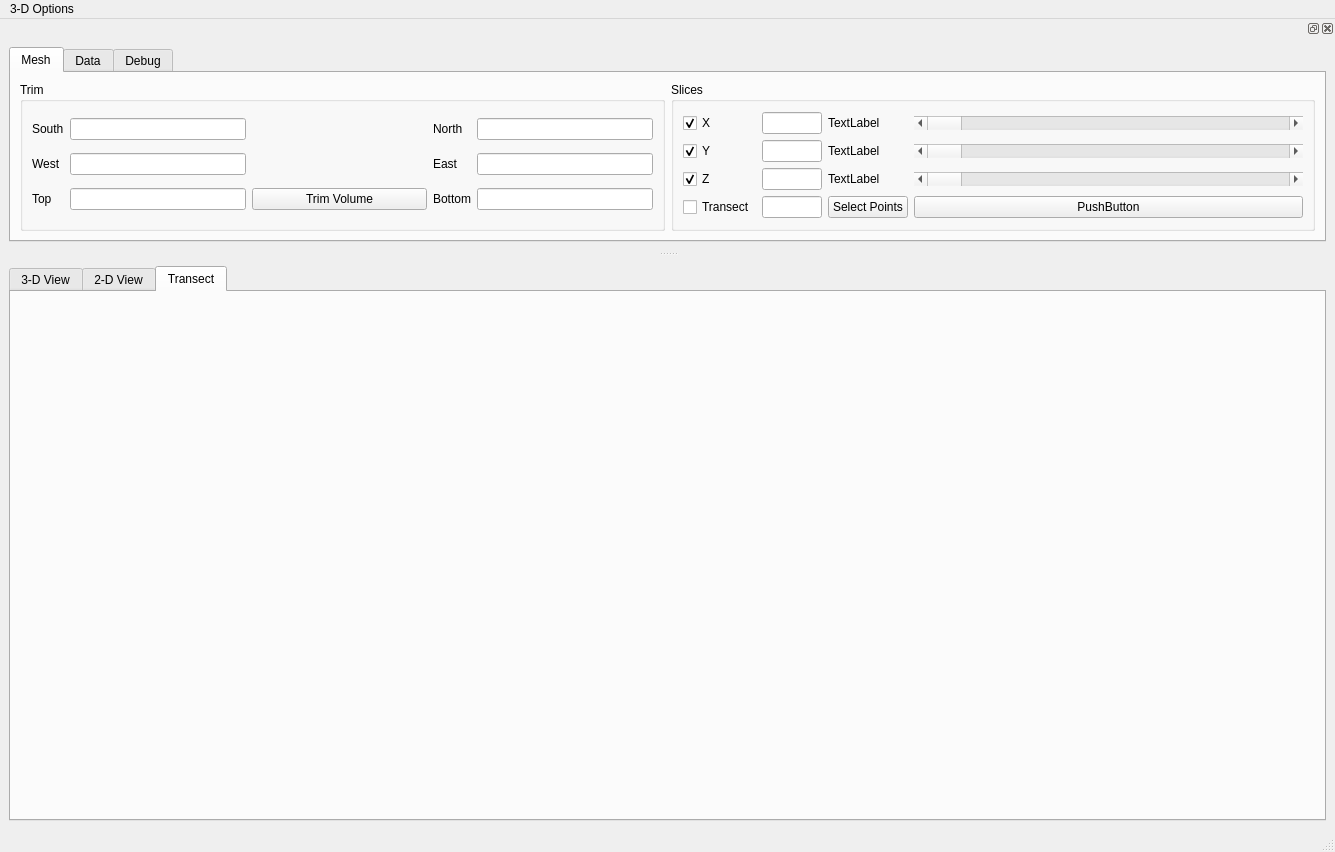
<?xml version="1.0" encoding="UTF-8"?>
<ui version="4.0">
 <class>MainWindow</class>
 <widget class="QMainWindow" name="MainWindow">
  <property name="geometry">
   <rect>
    <x>0</x>
    <y>0</y>
    <width>1335</width>
    <height>852</height>
   </rect>
  </property>
  <property name="windowTitle">
   <string>MainWindow</string>
  </property>
  <widget class="QWidget" name="centralwidget">
   <layout class="QGridLayout" name="gridLayout_3">
    <item row="0" column="0">
     <widget class="QTabWidget" name="tabWidget_2">
      <property name="sizePolicy">
       <sizepolicy hsizetype="Ignored" vsizetype="Ignored">
        <horstretch>0</horstretch>
        <verstretch>0</verstretch>
       </sizepolicy>
      </property>
      <property name="currentIndex">
       <number>2</number>
      </property>
      <widget class="QWidget" name="tab">
       <property name="sizePolicy">
        <sizepolicy hsizetype="Expanding" vsizetype="Expanding">
         <horstretch>0</horstretch>
         <verstretch>0</verstretch>
        </sizepolicy>
       </property>
       <attribute name="title">
        <string>3-D View</string>
       </attribute>
       <layout class="QGridLayout" name="gridLayout_4">
        <item row="0" column="0">
         <widget class="QFrame" name="frame3D">
          <property name="frameShape">
           <enum>QFrame::StyledPanel</enum>
          </property>
          <property name="frameShadow">
           <enum>QFrame::Raised</enum>
          </property>
         </widget>
        </item>
       </layout>
      </widget>
      <widget class="QWidget" name="tab_3">
       <property name="sizePolicy">
        <sizepolicy hsizetype="Ignored" vsizetype="Ignored">
         <horstretch>0</horstretch>
         <verstretch>0</verstretch>
        </sizepolicy>
       </property>
       <attribute name="title">
        <string>2-D View</string>
       </attribute>
       <layout class="QGridLayout" name="gridLayout_5">
        <item row="0" column="0">
         <layout class="QGridLayout" name="widget2D">
          <property name="sizeConstraint">
           <enum>QLayout::SetNoConstraint</enum>
          </property>
          <property name="spacing">
           <number>0</number>
          </property>
         </layout>
        </item>
       </layout>
      </widget>
      <widget class="QWidget" name="tab_5">
       <attribute name="title">
        <string>Transect</string>
       </attribute>
       <layout class="QGridLayout" name="gridLayout_13">
        <item row="0" column="0">
         <layout class="QGridLayout" name="widgetTransect">
          <property name="sizeConstraint">
           <enum>QLayout::SetNoConstraint</enum>
          </property>
          <property name="spacing">
           <number>0</number>
          </property>
         </layout>
        </item>
       </layout>
      </widget>
     </widget>
    </item>
   </layout>
  </widget>
  <widget class="QStatusBar" name="statusbar"/>
  <widget class="QDockWidget" name="dockWidget_2">
   <property name="layoutDirection">
    <enum>Qt::LeftToRight</enum>
   </property>
   <attribute name="dockWidgetArea">
    <number>4</number>
   </attribute>
   <widget class="QWidget" name="dockWidgetContents_2">
    <layout class="QGridLayout" name="gridLayout_6">
     <item row="0" column="0">
      <widget class="QTabWidget" name="tabWidget">
       <property name="currentIndex">
        <number>0</number>
       </property>
       <widget class="QWidget" name="Mesh">
        <attribute name="title">
         <string>Mesh</string>
        </attribute>
        <layout class="QGridLayout" name="gridLayout">
         <item row="1" column="0">
          <widget class="QGroupBox" name="groupBox">
           <property name="title">
            <string>Trim</string>
           </property>
           <layout class="QGridLayout" name="gridLayout_2">
            <item row="0" column="1">
             <widget class="QLineEdit" name="x0ClipEdit"/>
            </item>
            <item row="0" column="4">
             <widget class="QLineEdit" name="x1ClipEdit"/>
            </item>
            <item row="0" column="0">
             <widget class="QLabel" name="label">
              <property name="text">
               <string>South</string>
              </property>
             </widget>
            </item>
            <item row="0" column="3">
             <widget class="QLabel" name="label_3">
              <property name="text">
               <string>North</string>
              </property>
             </widget>
            </item>
            <item row="1" column="0">
             <widget class="QLabel" name="label_2">
              <property name="text">
               <string>West</string>
              </property>
             </widget>
            </item>
            <item row="0" column="2">
             <spacer name="horizontalSpacer">
              <property name="orientation">
               <enum>Qt::Horizontal</enum>
              </property>
              <property name="sizeHint" stdset="0">
               <size>
                <width>40</width>
                <height>20</height>
               </size>
              </property>
             </spacer>
            </item>
            <item row="1" column="1">
             <widget class="QLineEdit" name="y0ClipEdit"/>
            </item>
            <item row="1" column="3">
             <widget class="QLabel" name="label_4">
              <property name="text">
               <string>East</string>
              </property>
             </widget>
            </item>
            <item row="1" column="2">
             <spacer name="horizontalSpacer_2">
              <property name="orientation">
               <enum>Qt::Horizontal</enum>
              </property>
              <property name="sizeHint" stdset="0">
               <size>
                <width>40</width>
                <height>20</height>
               </size>
              </property>
             </spacer>
            </item>
            <item row="2" column="1">
             <widget class="QLineEdit" name="z0ClipEdit"/>
            </item>
            <item row="2" column="2">
             <widget class="QPushButton" name="clipVolume">
              <property name="text">
               <string>Trim Volume</string>
              </property>
             </widget>
            </item>
            <item row="2" column="3">
             <widget class="QLabel" name="label_6">
              <property name="text">
               <string>Bottom</string>
              </property>
             </widget>
            </item>
            <item row="2" column="4">
             <widget class="QLineEdit" name="z1ClipEdit"/>
            </item>
            <item row="1" column="4">
             <widget class="QLineEdit" name="y1ClipEdit"/>
            </item>
            <item row="2" column="0">
             <widget class="QLabel" name="label_5">
              <property name="text">
               <string>Top</string>
              </property>
             </widget>
            </item>
           </layout>
          </widget>
         </item>
         <item row="1" column="1">
          <widget class="QGroupBox" name="groupBox_3">
           <property name="title">
            <string>Slices</string>
           </property>
           <layout class="QGridLayout" name="gridLayout_10">
            <item row="0" column="0">
             <layout class="QGridLayout" name="gridLayout_8">
              <item row="3" column="1">
               <widget class="QLineEdit" name="nInterp">
                <property name="sizePolicy">
                 <sizepolicy hsizetype="Fixed" vsizetype="Fixed">
                  <horstretch>0</horstretch>
                  <verstretch>0</verstretch>
                 </sizepolicy>
                </property>
                <property name="maximumSize">
                 <size>
                  <width>60</width>
                  <height>16777215</height>
                 </size>
                </property>
               </widget>
              </item>
              <item row="0" column="2">
               <widget class="QLabel" name="xSliceLabel">
                <property name="sizePolicy">
                 <sizepolicy hsizetype="Maximum" vsizetype="Preferred">
                  <horstretch>0</horstretch>
                  <verstretch>0</verstretch>
                 </sizepolicy>
                </property>
                <property name="text">
                 <string>TextLabel</string>
                </property>
               </widget>
              </item>
              <item row="2" column="2">
               <widget class="QLabel" name="zSliceLabel">
                <property name="text">
                 <string>TextLabel</string>
                </property>
               </widget>
              </item>
              <item row="3" column="0">
               <widget class="QCheckBox" name="interpCheckbox">
                <property name="text">
                 <string>Transect</string>
                </property>
               </widget>
              </item>
              <item row="0" column="0">
               <widget class="QCheckBox" name="xSliceCheckbox">
                <property name="sizePolicy">
                 <sizepolicy hsizetype="Fixed" vsizetype="Fixed">
                  <horstretch>0</horstretch>
                  <verstretch>0</verstretch>
                 </sizepolicy>
                </property>
                <property name="text">
                 <string>X</string>
                </property>
                <property name="checked">
                 <bool>true</bool>
                </property>
               </widget>
              </item>
              <item row="2" column="4">
               <widget class="QScrollBar" name="zSliceSlider">
                <property name="sizePolicy">
                 <sizepolicy hsizetype="Expanding" vsizetype="Fixed">
                  <horstretch>0</horstretch>
                  <verstretch>0</verstretch>
                 </sizepolicy>
                </property>
                <property name="orientation">
                 <enum>Qt::Horizontal</enum>
                </property>
               </widget>
              </item>
              <item row="1" column="1">
               <widget class="QLineEdit" name="ySliceEdit">
                <property name="sizePolicy">
                 <sizepolicy hsizetype="Fixed" vsizetype="Fixed">
                  <horstretch>0</horstretch>
                  <verstretch>0</verstretch>
                 </sizepolicy>
                </property>
                <property name="minimumSize">
                 <size>
                  <width>50</width>
                  <height>0</height>
                 </size>
                </property>
                <property name="maximumSize">
                 <size>
                  <width>60</width>
                  <height>16777215</height>
                 </size>
                </property>
               </widget>
              </item>
              <item row="1" column="2">
               <widget class="QLabel" name="ySliceLabel">
                <property name="text">
                 <string>TextLabel</string>
                </property>
               </widget>
              </item>
              <item row="0" column="1">
               <widget class="QLineEdit" name="xSliceEdit">
                <property name="sizePolicy">
                 <sizepolicy hsizetype="Minimum" vsizetype="Fixed">
                  <horstretch>0</horstretch>
                  <verstretch>0</verstretch>
                 </sizepolicy>
                </property>
                <property name="minimumSize">
                 <size>
                  <width>50</width>
                  <height>0</height>
                 </size>
                </property>
                <property name="maximumSize">
                 <size>
                  <width>60</width>
                  <height>16777215</height>
                 </size>
                </property>
               </widget>
              </item>
              <item row="0" column="4">
               <widget class="QScrollBar" name="xSliceSlider">
                <property name="sizePolicy">
                 <sizepolicy hsizetype="Expanding" vsizetype="Fixed">
                  <horstretch>0</horstretch>
                  <verstretch>0</verstretch>
                 </sizepolicy>
                </property>
                <property name="orientation">
                 <enum>Qt::Horizontal</enum>
                </property>
               </widget>
              </item>
              <item row="1" column="4">
               <widget class="QScrollBar" name="ySliceSlider">
                <property name="sizePolicy">
                 <sizepolicy hsizetype="Expanding" vsizetype="Fixed">
                  <horstretch>0</horstretch>
                  <verstretch>0</verstretch>
                 </sizepolicy>
                </property>
                <property name="orientation">
                 <enum>Qt::Horizontal</enum>
                </property>
               </widget>
              </item>
              <item row="2" column="0">
               <widget class="QCheckBox" name="zSliceCheckbox">
                <property name="sizePolicy">
                 <sizepolicy hsizetype="Fixed" vsizetype="Fixed">
                  <horstretch>0</horstretch>
                  <verstretch>0</verstretch>
                 </sizepolicy>
                </property>
                <property name="text">
                 <string>Z</string>
                </property>
                <property name="checked">
                 <bool>true</bool>
                </property>
               </widget>
              </item>
              <item row="1" column="0">
               <widget class="QCheckBox" name="ySliceCheckbox">
                <property name="sizePolicy">
                 <sizepolicy hsizetype="Fixed" vsizetype="Fixed">
                  <horstretch>0</horstretch>
                  <verstretch>0</verstretch>
                 </sizepolicy>
                </property>
                <property name="text">
                 <string>Y</string>
                </property>
                <property name="checked">
                 <bool>true</bool>
                </property>
               </widget>
              </item>
              <item row="2" column="1">
               <widget class="QLineEdit" name="zSliceEdit">
                <property name="sizePolicy">
                 <sizepolicy hsizetype="Fixed" vsizetype="Fixed">
                  <horstretch>0</horstretch>
                  <verstretch>0</verstretch>
                 </sizepolicy>
                </property>
                <property name="minimumSize">
                 <size>
                  <width>50</width>
                  <height>0</height>
                 </size>
                </property>
                <property name="maximumSize">
                 <size>
                  <width>60</width>
                  <height>16777215</height>
                 </size>
                </property>
               </widget>
              </item>
              <item row="3" column="2">
               <widget class="QPushButton" name="selectPoints">
                <property name="text">
                 <string>Select Points</string>
                </property>
               </widget>
              </item>
              <item row="3" column="4">
               <widget class="QPushButton" name="clearTransect">
                <property name="text">
                 <string>PushButton</string>
                </property>
               </widget>
              </item>
             </layout>
            </item>
           </layout>
          </widget>
         </item>
        </layout>
       </widget>
       <widget class="QWidget" name="tab_2">
        <attribute name="title">
         <string>Data</string>
        </attribute>
        <layout class="QGridLayout" name="gridLayout_7">
         <item row="0" column="0">
          <widget class="QGroupBox" name="groupBox_2">
           <property name="title">
            <string>GroupBox</string>
           </property>
           <layout class="QGridLayout" name="gridLayout_9"/>
          </widget>
         </item>
        </layout>
       </widget>
       <widget class="QWidget" name="tab_4">
        <attribute name="title">
         <string>Debug</string>
        </attribute>
        <layout class="QGridLayout" name="gridLayout_11">
         <item row="0" column="0">
          <widget class="QLabel" name="debugLabel">
           <property name="text">
            <string>TextLabel</string>
           </property>
          </widget>
         </item>
        </layout>
       </widget>
      </widget>
     </item>
    </layout>
   </widget>
  </widget>
  <widget class="QMenuBar" name="menubar">
   <property name="geometry">
    <rect>
     <x>0</x>
     <y>0</y>
     <width>1335</width>
     <height>26</height>
    </rect>
   </property>
   <widget class="QMenu" name="menuView">
    <property name="title">
     <string>3-D Options</string>
    </property>
    <addaction name="viewXY"/>
    <addaction name="viewXZ"/>
    <addaction name="viewYZ"/>
   </widget>
   <addaction name="menuView"/>
  </widget>
  <action name="viewXY">
   <property name="text">
    <string>Zoom to XY</string>
   </property>
  </action>
  <action name="viewXZ">
   <property name="text">
    <string>Zoom to XZ</string>
   </property>
  </action>
  <action name="viewYZ">
   <property name="text">
    <string>Zoom toYZ</string>
   </property>
  </action>
  <action name="action1">
   <property name="text">
    <string>1</string>
   </property>
  </action>
 </widget>
 <resources/>
 <connections/>
</ui>
